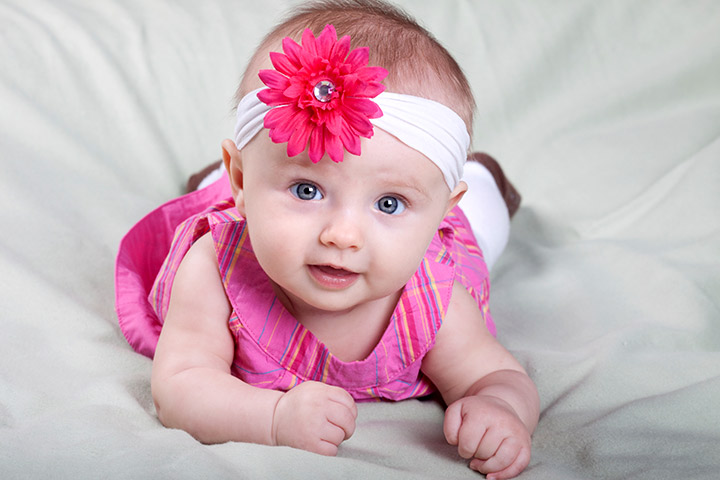
#> input picture data/baby_img.jpg, 720 x 480 px, found by its file name
$ python filters.py
#> lines starting #> are read from the running program, lines starting #| are printed output that depends on the picture
import cv2
import numpy as np
from matplotlib import pyplot as plt

image = cv2.imread('baby_img.jpg')
#> image is the input picture: shape (480, 720, 3); mean B, G, R 185.5, 177.1, 203.9
plt.imshow(image),plt.title('Original')
plt.show()


#AVERAGE FILTER

# 5X5 ones matrix and divide them with 25 (5X5)
kernel = np.ones((5,5),np.float32)/25
output1 = cv2.filter2D(image,-1,kernel)
#Apply kernel as filter using Convolution (Convolution is the most important topic in signal processing)

#prevent GUI Crash
cv2.startWindowThread()
#Step 3:- Display an image to the User
cv2.imshow("Averaging",output1)
#Step 4:- Capture anystroke from the user
cv2.waitKey(0)
#Step 5:- Destroy all the previously created instances
cv2.destroyAllWindows()

#average filter without kernal and convolution

blur = cv2.blur(image,(5,5)) #apply simplest average filter (blur filter) using 5X5 kernel matrix
#prevent GUI Crash
cv2.startWindowThread()
#Step 3:- Display an image to the User
cv2.imshow("BLUR",blur)
#Step 4:- Capture anystroke from the user
cv2.waitKey(0)
#Step 5:- Destroy all the previously created instances
cv2.destroyAllWindows()

#Gaussian blurring

#Applying Gaussian Blur Filter for removing Gaussian Noise
gaussianBlur = cv2.GaussianBlur(image,(5,5),0)
#prevent GUI Crash
cv2.startWindowThread()
#Step 3:- Display an image to the User
cv2.imshow("Gaussian Blur",gaussianBlur)
#Step 4:- Capture anystroke from the user
cv2.waitKey(0)
#Step 5:- Destroy all the previously created instances
cv2.destroyAllWindows()

#median blurring

salt_pepper_noised_image = cv2.imread('couple_img.jpg')
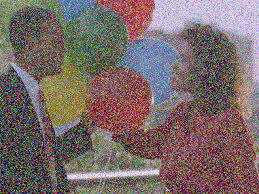
#> input picture data/couple_img.jpg, 259 x 194 px, found by its file name
#> salt_pepper_noised_image is the input picture: shape (194, 259, 3); mean B, G, R 104.9, 106.1, 121.2
median = cv2.medianBlur(salt_pepper_noised_image,5) #Remove salt and pepper noise with median filter
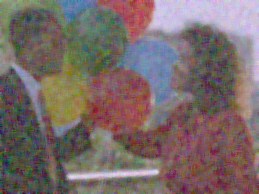
#> median: shape (194, 259, 3); mean B, G, R 105.1, 106.6, 121.3


#prevent GUI Crash
cv2.startWindowThread()
#Step 3:- Display an image to the User
cv2.imshow("Noised Image",salt_pepper_noised_image)
cv2.imshow("Median Blur",median)
#Step 4:- Capture anystroke from the user
cv2.waitKey(0)
#Step 5:- Destroy all the previously created instances
cv2.destroyAllWindows()


#bilateral filtering

bilateral = cv2.bilateralFilter(salt_pepper_noised_image,9,75,75) #Bilateral filtering for smoothing and keeping sharp edges
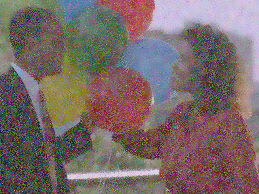
#> bilateral: shape (194, 259, 3); mean B, G, R 104.6, 105.9, 121

#prevent GUI Crash
cv2.startWindowThread()
#Step 3:- Display an image to the User
cv2.imshow("Median Blur",bilateral)
#Step 4:- Capture anystroke from the user
cv2.waitKey(0)
#Step 5:- Destroy all the previously created instances
cv2.destroyAllWindows()
